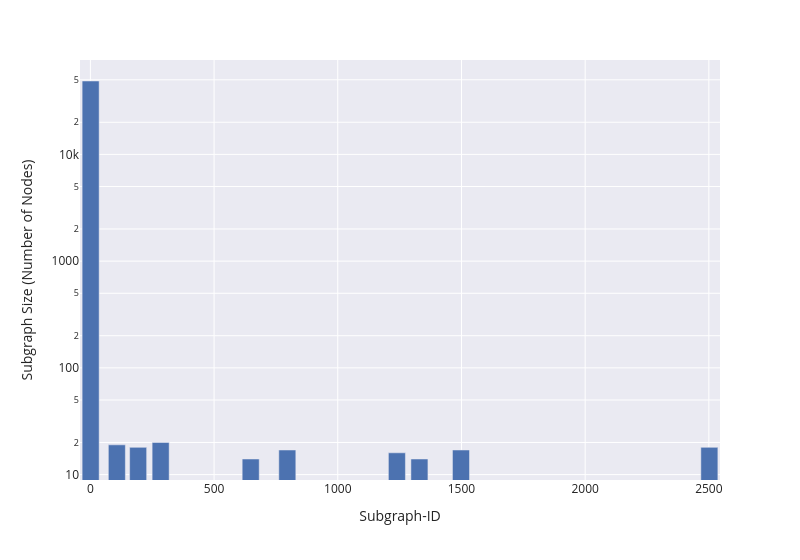

Write notebook code for a chart like this one.
### Code cell
fig = px.bar(
    data_frame = component_level.iloc[:10].reset_index(),
    x = 'index', 
    y = 'number-of-entities',
    width = 800,
    log_y = True
)
fig.update_layout(xaxis_title = 'Subgraph-ID', yaxis_title = "Subgraph Size (Number of Nodes)")
save_fig(fig, 'top_10_largest_subgraphs.pdf')
show(fig)

### Figure 1 — Plotly figure (JSON) as saved in the notebook; plotly's stock layout.template omitted (floating-point values rounded to 4 significant figures)
{"data": [{"hovertemplate": "index=%{x}<br>number-of-entities=%{y}<extra></extra>", "legendgroup": "", "marker": {"color": "rgb(76,114,176)", "pattern": {"shape": ""}}, "name": "", "orientation": "v", "showlegend": false, "textposition": "auto", "type": "bar", "x": [1, 284, 107, 193, 2502, 796, 1498, 1239, 648, 1330], "xaxis": "x", "y": [48721, 20, 19, 18, 18, 17, 17, 16, 14, 14], "yaxis": "y"}], "layout": {"barmode": "relative", "font": {"size": 12}, "legend": {"tracegroupgap": 0}, "margin": {"t": 60}, "width": 800, "xaxis": {"anchor": "y", "domain": [0, 1], "title": {"text": "Subgraph-ID"}}, "yaxis": {"anchor": "x", "domain": [0, 1], "title": {"text": "Subgraph Size (Number of Nodes)"}, "type": "log"}}}
